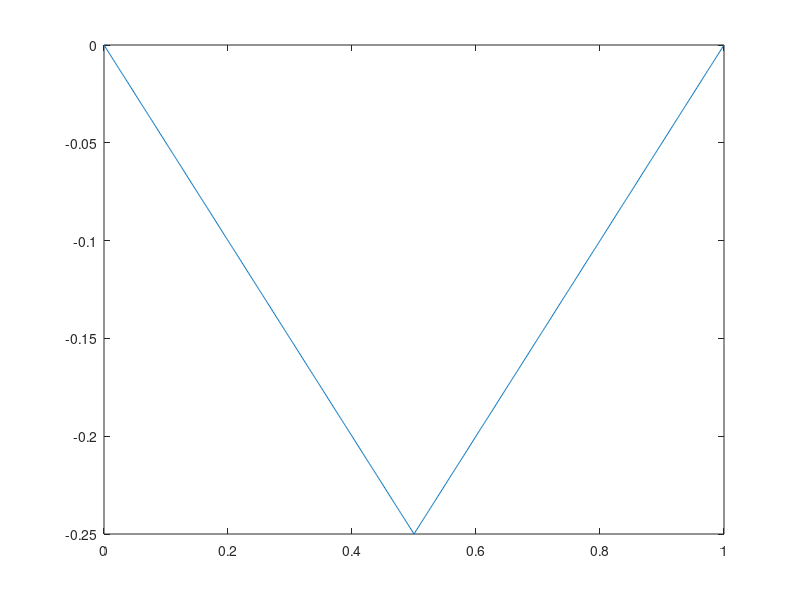
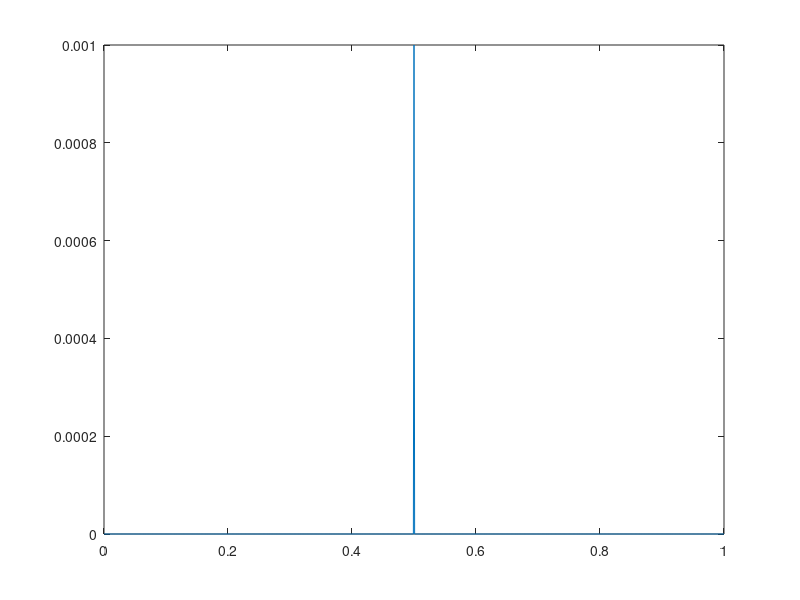

Here is the MATLAB script that generated these plots, in order:
clear;

N = 1001;
A = zeros(N,N);
b = zeros(N,1);

length = 1;  %length, a

dx = length/(N-1);

l = [0:1:N-1]*dx; 

for i = 1:N
    if i==1
        A(1,1) = 1;
    elseif i==N
        A(N,N)=1;
    else
        A(i,i) = -2;
        A(i,i-1) = 1;
        A(i,i+1) = 1;
    end
    
    if i == (N+1)/2
        b(i,1)=dx;
    end
end



x = A \ b;


plot(l,x)

figure(2)
plot(l,b)